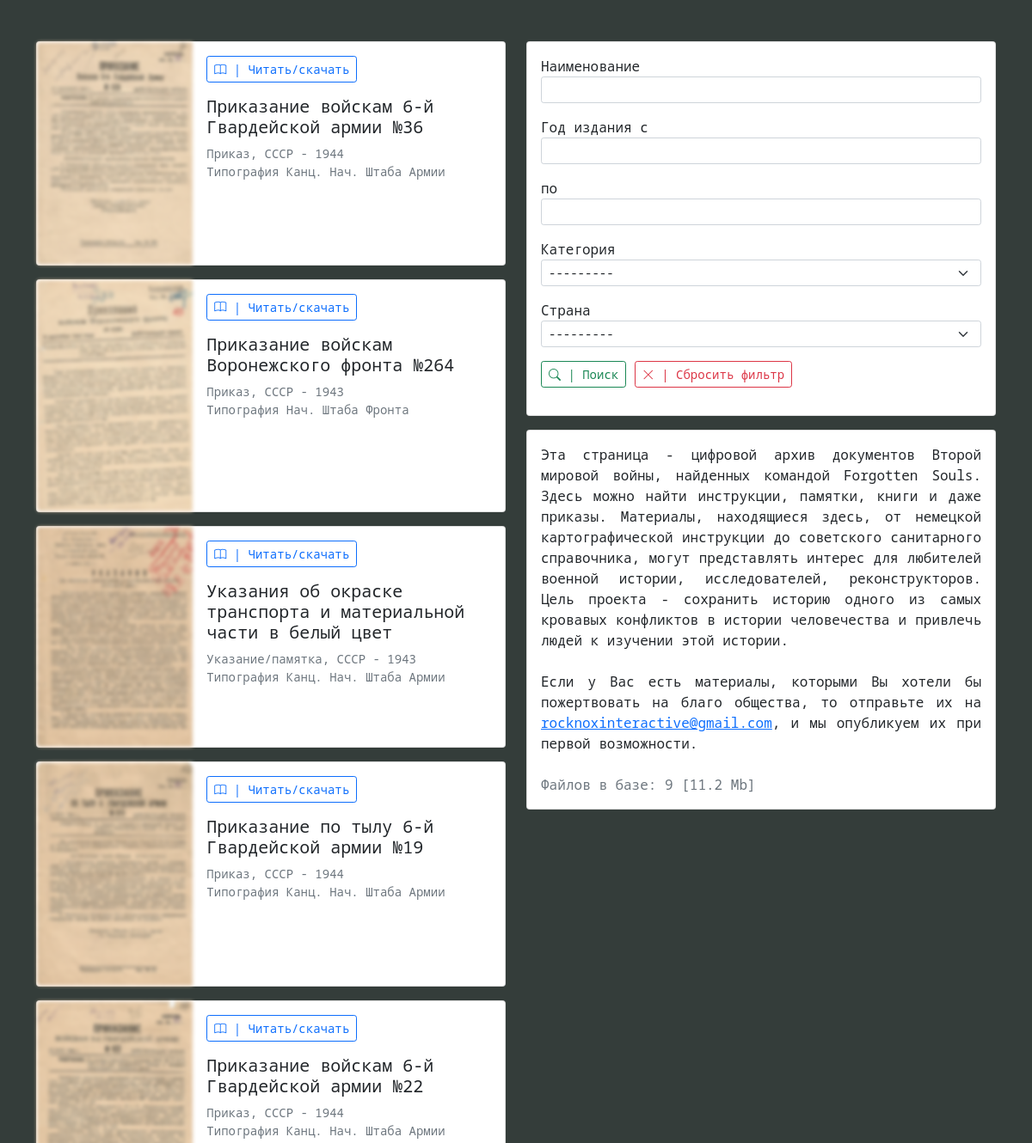
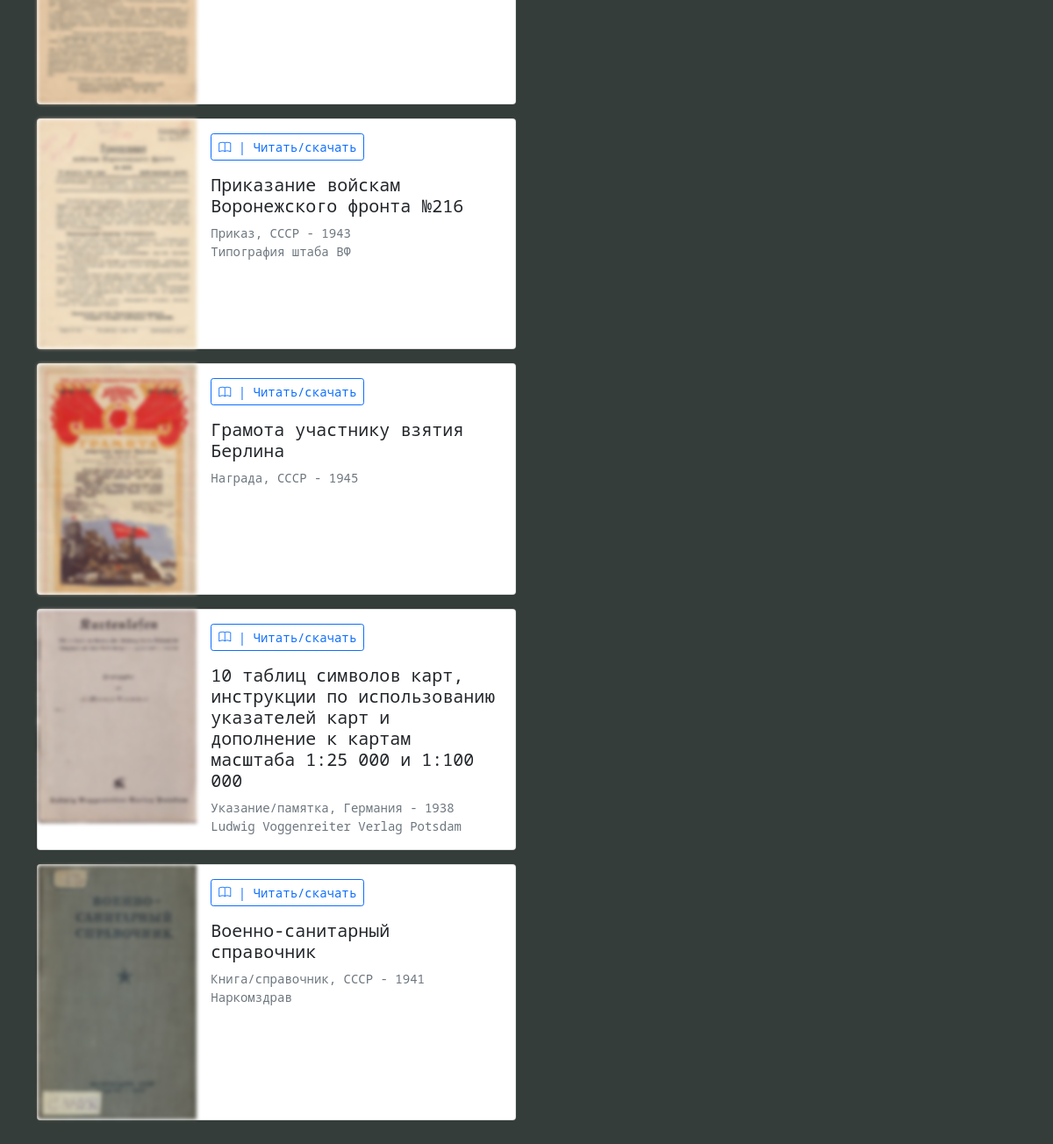
The page /docs/ on the database its author committed (2 pictures, top to bottom).
### main/models.py (models this page shows, shortened)
class Document(models.Model):
    class Meta:
        verbose_name = 'Документ'
        verbose_name_plural = 'Документы'
    title = models.TextField(verbose_name='Название')
    image = models.ImageField(upload_to='images/', verbose_name='Изображение')
    description = models.TextField(verbose_name='Описание', blank=True)
    link = models.CharField(max_length=1000, verbose_name='Ссылка')
    category = models.ForeignKey('Category', on_delete=models.CASCADE, verbose_name='Категория')
    period = models.ForeignKey('Period', on_delete=models.CASCADE, verbose_name='Период')
    country = models.ForeignKey('Country', on_delete=models.CASCADE, verbose_name='Страна', blank=True)
    author = models.CharField(max_length=1000, verbose_name='Автор/издатель', blank=True)
    year = models.CharField(max_length=4, verbose_name='Год издания', blank=True)
    author_user = models.ForeignKey('auth.User', on_delete=models.CASCADE, verbose_name='Автор')
    pub_author_admin = models.CharField(max_length=1000, verbose_name='Автор публикации')
    pub_time_admin = models.DateTimeField(auto_now_add=True, verbose_name='Время публикации')

class Category(models.Model):
    class Meta:
        verbose_name = 'Категория'
        verbose_name_plural = 'Категории'
    name = models.CharField(max_length=100, verbose_name='Название')
    def __str__(self):
        return self.name

class Country(models.Model):
    class Meta:
        verbose_name = 'Страна'
        verbose_name_plural = 'Страны'
    name = models.CharField(max_length=100, verbose_name='Название')
    def __str__(self):
        return self.name

### main/views.py (the view)
# urls.py: path('docs/', views.Docs, name='docs'),
def Docs(request):
    docs = Document.objects.all().order_by('-pub_time_admin')
    base = Document.objects.all().count()
    docs_filter = DocsFilter(request.GET, queryset=docs)
    docs = docs_filter.qs
    data = {'docs': docs,
            'docs_filter': docs_filter,
            'base': base}
    return render(request, 'docs.html', data)

### main/templates/docs.html (shortened to what this page needs)
{% extends '_base.html' %}
{% load widget_tweaks %}
{% block main %}
<div class="container" style="margin-top: 4%; margin-bottom: 4%">
<div class="row">
<div class="col-md-6">
{% for docs in docs %}
    <div class="card mb-3" style="max-width: 650px;">
  <div class="row g-0">
    <div class="col-md-4">
        <div class="hover-image-scale">
            <a href="{% url 'docs-detail' docs.pk %}"><img src="{{ docs.image.url }}" class="img-fluid rounded-start blur-image" alt="{{ docs.title }}"></a>
        </div>
    </div>
    <div class="col-md-8">
      <div class="card-body">
          <p><a href="{% url 'docs-detail' docs.pk %}" class="btn btn-outline-primary btn-sm"><i class="bi bi-book"></i> | Читать/скачать</a>
          </p>
        <h5 class="card-title">{{ docs.title }}</h5>
        <small class="card-text text-muted">{{ docs.category }}, {{ docs.country }} - {{ docs.year }}<br>{{ docs.author }}</small>
      </div>
    </div>
  </div>
</div>
    {% endfor %}
</div>
    <div class="col-md-6">
        <div class="card mb-3" style="max-width: 650px;" id="filtercontent">
      <div class="card-body">
          <form method="get">
              <p>Наименование {% render_field docs_filter.form.title class="form-control form-control-sm" %}</p>
              <p>Год издания с {% render_field docs_filter.form.first_year class="form-control form-control-sm" type="number" min='1900' max='1950' %}</p>
              <p>по {% render_field docs_filter.form.second_year class="form-control form-control-sm" type="number" min='1900' max='1950' %}</p>
              <p>Категория {% render_field docs_filter.form.category class="form-select form-select-sm" %}</p>
              <p>Страна {% render_field docs_filter.form.country class="form-select form-select-sm" %}</p>
            <button type="submit" class="btn btn-outline-success btn-sm"><i class="bi bi-search"></i> | Поиск</button>
              <a href="{% url 'docs' %}" class="btn btn-outline-danger btn-sm"><i class="bi bi-x-lg"></i> | Сбросить фильтр</a>
          </form>
    </div></div>
        <div class="card mb-3" style="max-width: 650px;">
      <div class="card-body" style="text-align: justify">
          <span>Эта страница - цифровой архив документов Второй мировой войны, найденных командой Forgotten Souls.
              Здесь можно найти инструкции, памятки, книги и даже приказы. Материалы, находящиеся здесь, от немецкой
              картографической инструкции до советского санитарного справочника, могут представлять интерес для любителей военной
              истории, исследователей, реконструкторов. Цель проекта - сохранить историю одного из самых кровавых конфликтов в
              истории человечества и привлечь людей к изучении этой истории.<br><br>
              Если у Вас есть материалы, которыми Вы хотели бы пожертвовать на благо общества, то отправьте их на
            <a href="mailto:rocknoxinteractive@gmail.com">rocknoxinteractive@gmail.com</a>, и мы опубликуем их при первой возможности.<br><br>
              <span class="text-muted">Файлов в базе: {{ base }} [11.2 Mb]</span>
          </span>
    </div></div>
    </div></div>
{% endblock %}

### main/templates/_base.html (shortened to what this page needs)
<!doctype html>
<html lang="ru">
<link rel="stylesheet" href="https://cdn.jsdelivr.net/npm/bootstrap@5.1.3/dist/css/bootstrap.min.css">
<link rel="stylesheet" href="https://cdn.jsdelivr.net/npm/bootstrap-icons@1.8.3/font/bootstrap-icons.css">
<head>
</head>
<body>
{% block main %} {% endblock %}
</body>
</html>

### main/templates/docs.html (style rules this page uses)
.blur-image { filter: blur(2px); transition: 1s; }

### main/templates/_base.html (style rules this page uses)
body { font-family: 'Noto Sans Mono', monospace !important; background-color: #343d3a !important; }

### rows shown on the page
Document: image (picture), title "Приказание войскам 6-й Гвардейской армии №36", category "Приказ", country "СССР", year "1944", author "Типография Канц. Нач. Штаба Армии"
Document: image (picture), title "Приказание войскам Воронежского фронта №264", category "Приказ", country "СССР", year "1943", author "Типография Нач. Штаба Фронта"
Document: image (picture), title "Указания об окраске транспорта и материальной части в белый цвет", category "Указание/памятка", country "СССР", year "1943", author "Типография Канц. Нач. Штаба Армии"
Document: image (picture), title "Приказание по тылу 6-й Гвардейской армии №19", category "Приказ", country "СССР", year "1944", author "Типография Канц. Нач. Штаба Армии"
Document: image (picture), title "Приказание войскам 6-й Гвардейской армии №22", category "Приказ", country "СССР", year "1944", author "Типография Канц. Нач. Штаба Армии"
Document: image (picture), title "Приказание войскам Воронежского фронта №216", category "Приказ", country "СССР", year "1943", author "Типография штаба ВФ"
Document: image (picture), title "Грамота участнику взятия Берлина", category "Награда", country "СССР", year "1945"
Document: image (picture), title "10 таблиц символов карт, инструкции по использованию указателей карт и дополнение к картам масштаба 1:25 000 и 1:100 000", category "Указание/памятка", country "Германия", year "1938", author "Ludwig Voggenreiter Verlag Potsdam"
Document: image (picture), title "Военно-санитарный справочник", category "Книга/справочник", country "СССР", year "1941", author "Наркомздрав"

### other values the page prints
{{ base }} "9"
